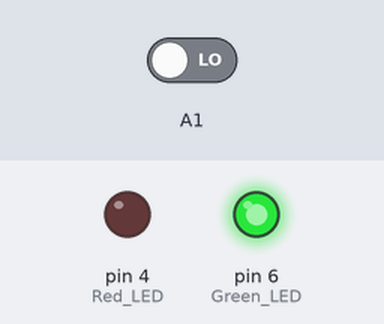
Bench run of a sketch on a simulated Arduino Uno, built with avr-gcc and run on an emulated ATmega328P. Shown: output pins drawn as LEDs (lit = HIGH). The test bench sets the inputs (shaded band); at power-on: A1 LOW.

Above: at 1.2 s.
1.3 s: A1 driven HIGH
At 2.4 s:
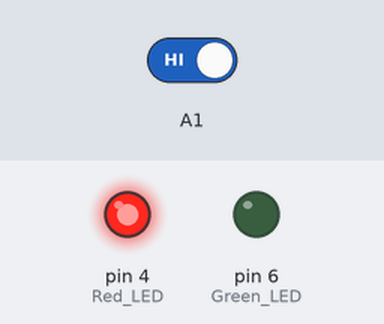
2.8 s: A1 driven LOW
At 3.5 s:
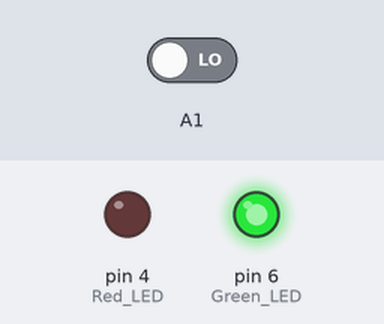
Timing chart, 0 to 5.8 s (numbered marks = the images above; inputs shaded):
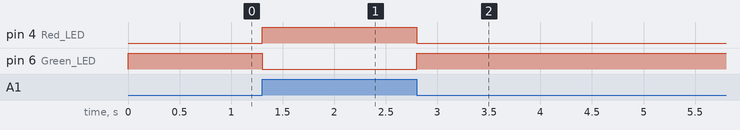

The sketch:

Switch.ino
```cpp
void setup() {
  // initialize the LED pin as an output:
  pinMode(4, OUTPUT); //Red LED
  pinMode(6, OUTPUT); //Green LED

  // initialize the pushbutton pin as an input:
  pinMode(A1, INPUT);
}

void loop() {
  // read the state of the pushbutton value:
  int buttonState = digitalRead(A1);

  // check if the pushbutton is pressed:
  if (buttonState == HIGH) {
    digitalWrite(4, HIGH); //turn Red LED on
    digitalWrite(6, LOW); //turn Green LED off

  } else {
    digitalWrite(4, LOW); //turn Red LED off
    digitalWrite(6, HIGH); //turn Green LED on
  }
}
```

Measured:
- after the input at 1.3 s, pin 4 (Red_LED): LOW → HIGH at once; pin 6 (Green_LED): HIGH → LOW at once
- after the input at 2.8 s, pin 4 (Red_LED): HIGH → LOW at once; pin 6 (Green_LED): LOW → HIGH at once
